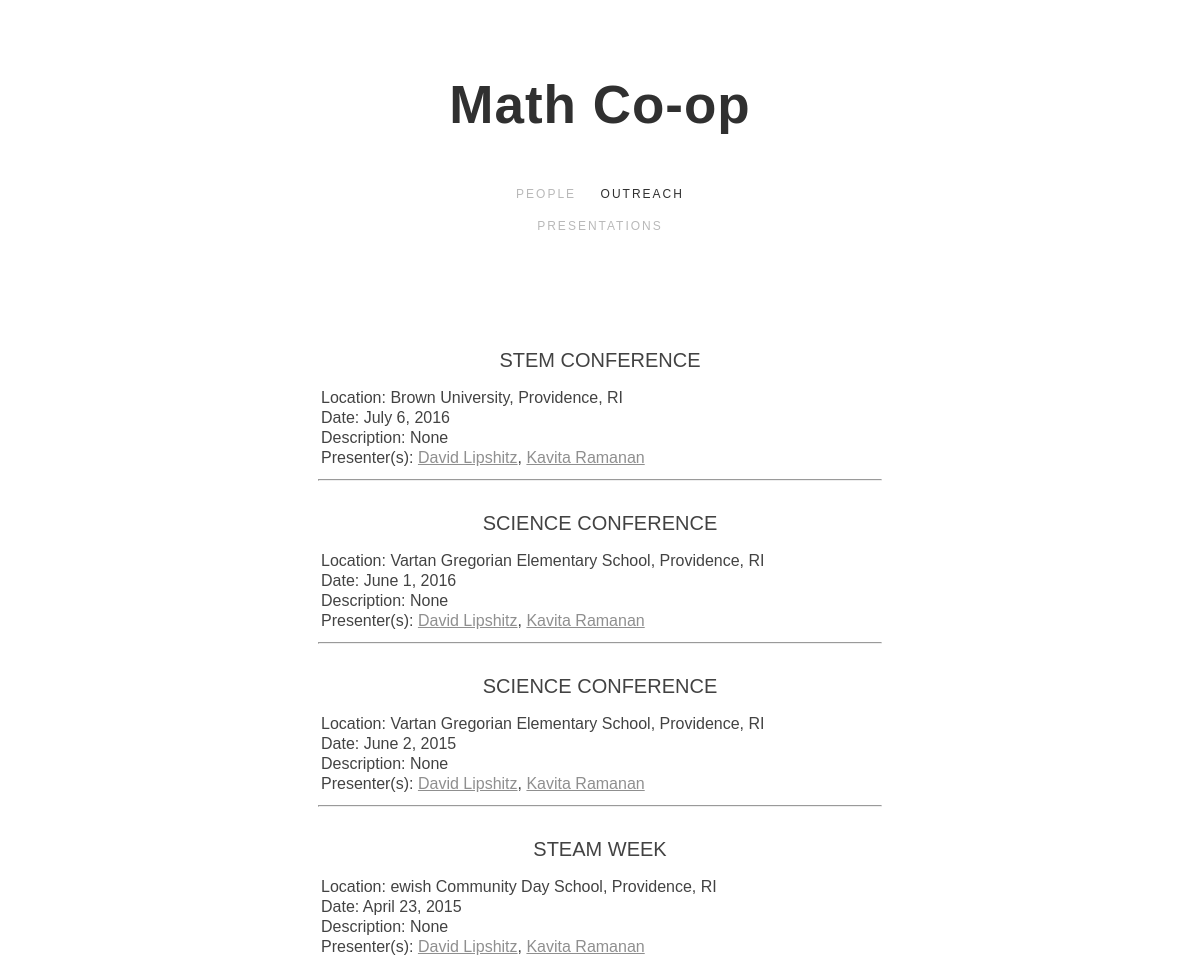
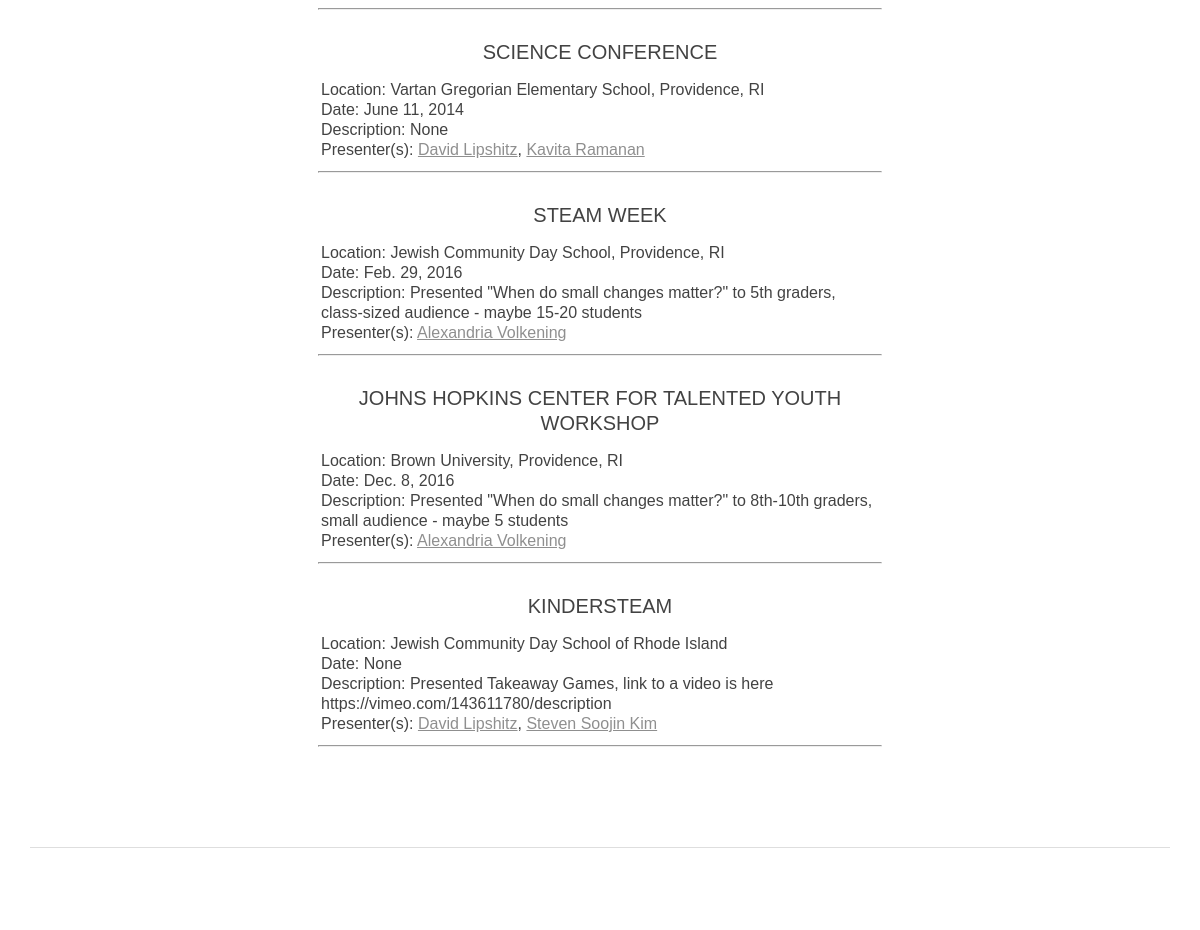
/coop/outreach, run on the app's committed database (2 pictures, top to bottom).
### coop/models.py (models this page shows, shortened)
class Outreach(models.Model):
    name = models.CharField("Name", max_length=100)
    location = models.CharField("Location", max_length=200, blank=True, default=None, null=True)
    date = models.DateField("Date", blank=True, default=None, null=True)
    description = models.CharField("Description", max_length=1000, blank=True, default=None, null=True)
    people = models.ManyToManyField(Person, related_name="outreach", blank=True, default=None, null=True)

class Person(models.Model):
    name = models.CharField("Name", max_length=50)
    image = models.ImageField(upload_to="images/", blank=True, default=None, null=True)
    bio = models.CharField("Biography", max_length=1000, blank=True, default=None, null=True)
    class Meta:
        verbose_name_plural = "People"

### coop/views.py (the view)
# urls.py: path('outreach', views.outreach, name='outreach'),
def outreach(request):
    context = {"outreach_history": []}
    outreach = Outreach.objects.all()
    for out in outreach:
        context["outreach_history"].append({
            "name": out.name,
            "location": out.location,
            "date": out.date,
            "description": out.description,
            "people": get_people(out)
        })
    return render(request, 'coop/outreach.html', context)

### coop/views.py (called while the page is built)
def get_people(outreach):
    people = outreach.people.all()
    return people # remove trailing comma

### coop/templates/coop/outreach.html (shortened to what this page needs)
{% extends "coop/base2.html" %}
{% block nav %}
  <div class="navigation-bar">
    <a href="{% url 'people' %}" class="nav-link">People</a>
    <a href="{% url 'outreach' %}" class="nav-link w--current">Outreach</a></div>
    <a href="{% url 'pres' %}" class="nav-link">Presentations</a></div>
  </div>
{% endblock %}
{% block content %}
  {% for outreach in outreach_history %}
    <table>
      <tr>
        <h1 class="info-page-header blog-headline">{{ outreach.name }}</h1>
      </tr>
      <tr>
        <td style="width: 50%">
        Location: {{ outreach.location }}<br/>
        Date: {{ outreach.date }}<br/>
        Description: {{ outreach.description }} <br/>
        Presenter(s): {% for person in outreach.people %}{% if forloop.first %}{% else %}, {% endif %}<a href="/coop/people#{{person.name|urlencode}}" class="colorless">{{ person.name }}</a>{% endfor %}
        </td>
      </tr>
    </table>
    <hr>
  {% endfor %}
{% endblock %}

### coop/static/coop/styles.css (style rules this page uses)
body { background-color:white; height: 100%; width: 100%; margin: 0px; }
a { cursor: pointer; }
td { vertical-align: top; }
h1, h2, h3, h4, p, li { font-family: Arial,Helvetica,sans-serif; }
.info-page-header { margin-top: 30px; }
.colorless { color: #8f8f8f; }

### coop/static/coop/css/webflow.css (style rules this page uses)
* { -webkit-box-sizing: border-box; -moz-box-sizing: border-box; box-sizing: border-box; }
html { height: 100%; }
body { margin: 0; min-height: 100%; background-color: #fff; font-family: Arial, sans-serif; font-size: 14px; line-height: 20px; color: #333; }
h1, h2, h3, h4, h5, h6 { font-weight: bold; margin-bottom: 10px; }
h1 { font-size: 38px; line-height: 44px; margin-top: 20px; }

### coop/static/coop/css/thomass-first-project-5279a7.webflow.css (style rules this page uses)
body { color: rgba(0, 0, 0, .74); font-size: 16px; line-height: 20px; }
h1 { margin-top: 0px; margin-bottom: 10px; font-family: Montserrat, sans-serif; font-size: 30px; line-height: 35px; font-weight: 700; }
.navigation-bar { margin-top: 45px; text-align: center; }
.nav-link { display: inline-block; margin-right: 10px; margin-left: 10px; padding: 7px 0px; -webkit-transition: color 200ms ease; transition: color 200ms ease; font-family: Montserrat, sans-serif; color: #b9b9b9; font-size: 12px; line-height: 18px; text-align: center; letter-spacing: 2px; text-decoration: none; text-transform: uppercase; }
.nav-link.w--current { color: #303030; }
.blog-headline { display: block; font-family: Montserrat, sans-serif; font-size: 20px; line-height: 25px; font-weight: 400; text-align: center; text-transform: uppercase; }

### data on the page
Outreach: name "STEM CONFERENCE", location "Brown University, Providence, RI", date "July 6, 2016"
Person: name "David Lipshitz"
Person: name "Kavita Ramanan"
Outreach: name "SCIENCE CONFERENCE", location "Vartan Gregorian Elementary School, Providence, RI", date "June 1, 2016"
Outreach: name "SCIENCE CONFERENCE", location "Vartan Gregorian Elementary School, Providence, RI", date "June 2, 2015"
Outreach: name "STEAM WEEK", location "ewish Community Day School, Providence, RI", date "April 23, 2015"
Outreach: name "SCIENCE CONFERENCE", location "Vartan Gregorian Elementary School, Providence, RI", date "June 11, 2014"
Outreach: name "STEAM WEEK", location "Jewish Community Day School, Providence, RI", date "Feb. 29, 2016", description "Presented \"When do small changes matter?\" to 5th graders, class-sized audience - maybe 15-20 students"
Person: name "Alexandria Volkening"
Outreach: name "JOHNS HOPKINS CENTER FOR TALENTED YOUTH WORKSHOP", location "Brown University, Providence, RI", date "Dec. 8, 2016", description "Presented \"When do small changes matter?\" to 8th-10th graders, small audience - maybe 5 students"
Outreach: name "KINDERSTEAM", location "Jewish Community Day School of Rhode Island", description "Presented Takeaway Games, link to a video is here https://vimeo.com/143611780/description"
Person: name "Steven Soojin Kim"

### other printed values
{{ outreach.description }} "None" "None" "None" "None" "None"
{{ outreach.date }} "None"
